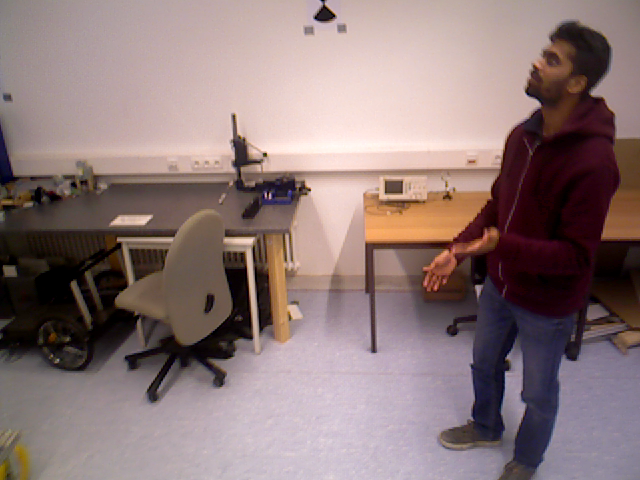
#> input picture 01_small_papers/MMM2027/figure_src/fig2_renders/input_f80.png, 640 x 480 px, found by its file name; the run also reads 1 picture not shown here
$ python make_v3_fig2_mechanism.py
#> lines starting #> are read from the running program, lines starting #| are printed output that depends on the picture
"""Fig. 2 (v3) - what each configuration bakes into the final map.

2026-08-30 redesign v3 (comprehension-first): the reader must SEE the movers
before seeing what the maps keep of them.

- row 1: the observed scene at two times — frame 80 (the person mid-sequence;
  a balloon she plays with stays near the ceiling, mostly out of frame) and
  frame 400 (both movers gone). Same room, ~5 minutes apart.
- row 2: each arm's FINAL map rendered at frame 400 from its own estimated
  pose. The backbone's map is shredded by the movers' ghost trails; both
  RoGS-SLAM configurations reconstruct the static office — mask-free without
  any class label. The two arms' maps are similar here; they differ in
  tracking stability (ATE 12.1 vs 3.1 cm), which the caption states.

Renders: RTX 3090 posthoc pipeline (P11-REMEDIAL vanilla/mask-free, P2-T
combined); illustration asset, not a benchmark metric.
"""
import matplotlib.pyplot as plt
import numpy as np
from pathlib import Path

from scripts._figstyle_v3 import C, TEXTWIDTH, apply_style, save

apply_style(font_size=7)
#> (this line was passed over: scripts is not available in this run)

fig_root = Path("/tmp/figsrc") / "fig2_renders"
f80 = plt.imread(fig_root / "input_f80.png")
#> f80 is the input picture: shape (480, 640, 3) float32; mean R, G, B 0.553, 0.473, 0.471
f400 = plt.imread(fig_root / "input_f400.png")
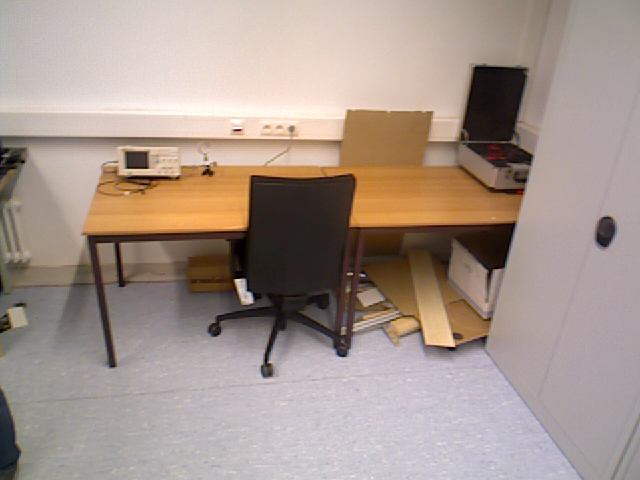
#> input picture 01_small_papers/MMM2027/figure_src/fig2_renders/input_f400.png, 640 x 480 px, found by its file name
#> f400 is the input picture: shape (480, 640, 3) float32; mean R, G, B 0.652, 0.588, 0.553
maps = {"vanilla": plt.imread(fig_root / "vanilla_f400.png"),
        "maskfree": plt.imread(fig_root / "maskfree_f400.png"),
        "combined": plt.imread(fig_root / "combined_f400.png")}
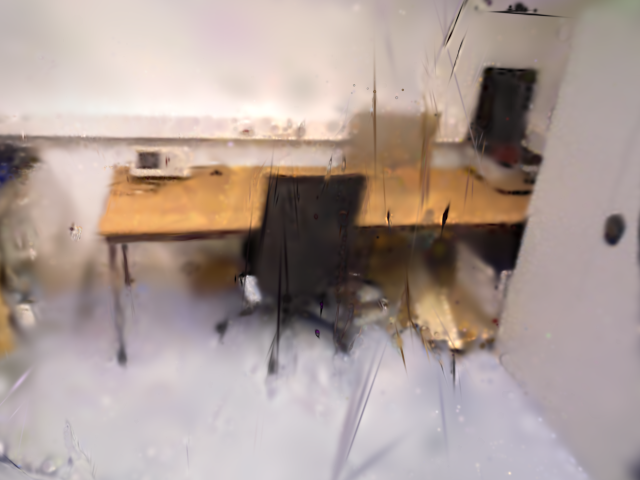
#> input picture 01_small_papers/MMM2027/figure_src/fig2_renders/vanilla_f400.png, 640 x 480 px, found by its file name
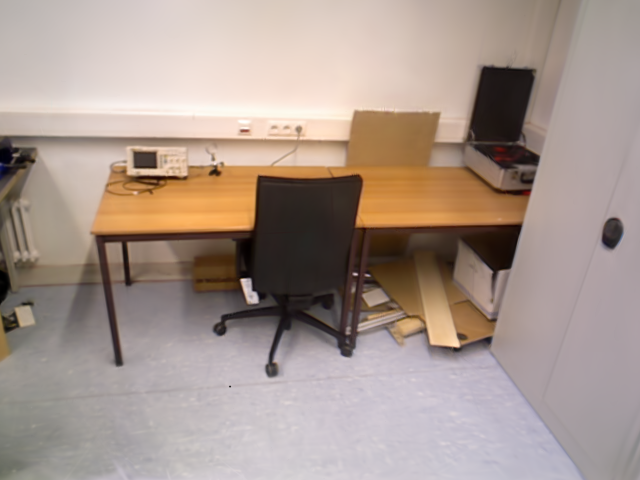
#> input picture 01_small_papers/MMM2027/figure_src/fig2_renders/maskfree_f400.png, 640 x 480 px, found by its file name

FIG_H = 6.2 / 2.54
FIG_W = TEXTWIDTH
#> (the run stopped early here; a loop or call above may not have finished)
